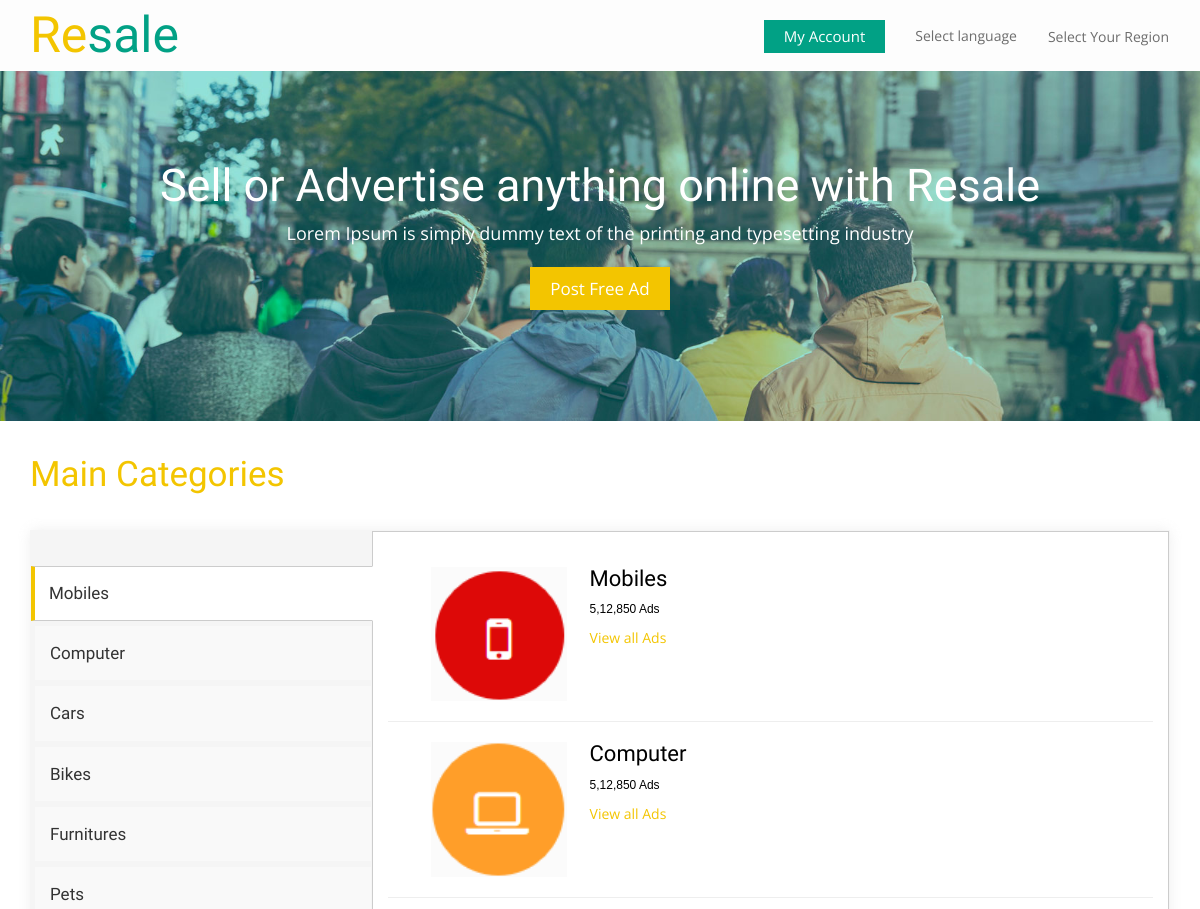
Page /category/mobiles/ (upper part) on the earlier database version.
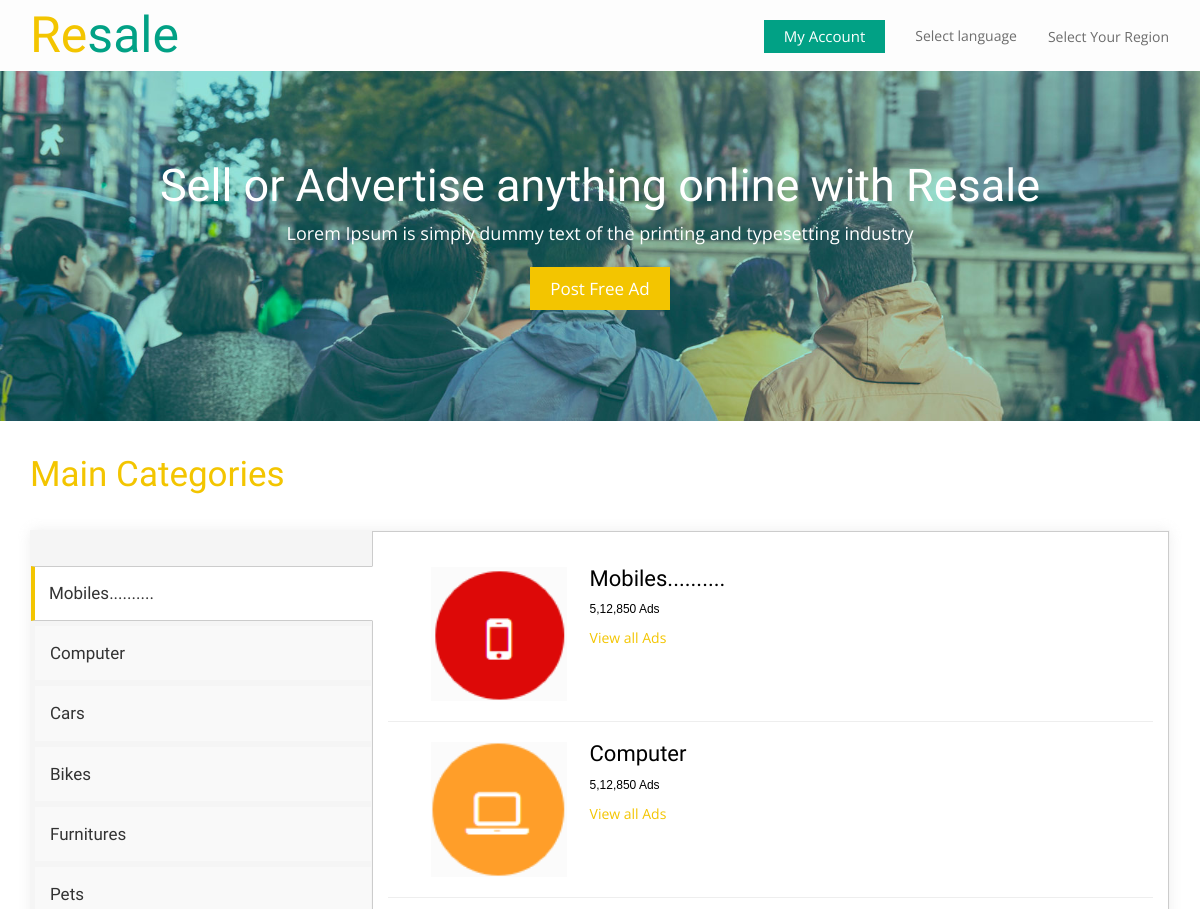
Same page on the later database version.
### resale/models.py (models this page shows, shortened)
class Category(models.Model):
	cat_name = models.CharField(max_length=50)
	cat_description = models.CharField(max_length=255)
	image = models.ImageField(upload_to='category/', blank=True, null=True)
	slug 	 = models.SlugField(blank=True, null=True)
	class Meta:
		verbose_name = 'category'
		verbose_name_plural = 'categories'
	def __str__(self):
		return self.cat_name

### resale/views.py (the view)
# urls.py: path('category/', include('resale.urls')),
def category(request, slug=None):
	categories =  Category.objects.all()
	context = {'categories':categories}
	return render(request, 'Resale/categories.html', context)

### resale/templates/Resale/categories.html (shortened to what this page needs)
{% extends "base.html" %}
{% load static %}
{% block content %}
    <div class="categories-section main-grid-border">
        <div class="container">
            <h2 class="head">Main Categories</h2>
            <div class="category-list">
                <div id="parentVerticalTab">
                    <ul class="resp-tabs-list hor_1">
                        {% if categories  %}
                            {% for category in categories %}
                                <li>{{category}}</li>
                            {% endfor %}
                        {% else %}
                            <div class="col-md-2 focus-grid">
                                <p>No category found.</p>
                            </div>
                        {% endif %}
                    </ul>
                    <div class="resp-tabs-container hor_1">
                        <div>
                        {% if categories  %}
                            {% for category in categories %}
                            <div class="category">
                                <div class="category-img">
                                    <img src="{{category.image.url}}" title="image" alt="" />
                                </div>
                                <div class="category-info">
                                    <h4>{{category}}</h4>
                                    <span>5,12,850 Ads</span>
                                    <a href="all-classifieds.html">View all Ads</a>
                                </div>
                                <div class="clearfix"></div>
                            </div>
                            {% endfor %}
                        {% else %}
                            <div class="category">
                                <p>No category found.</p>
                            </div>
                         {% endif %}
                        </div>
                    </div>
                </div>
            </div>
        </div>
    </div>
{% endblock content %}

Differences in the rows shown:
changed Category: cat_name "Mobiles" → "Mobiles.........."
